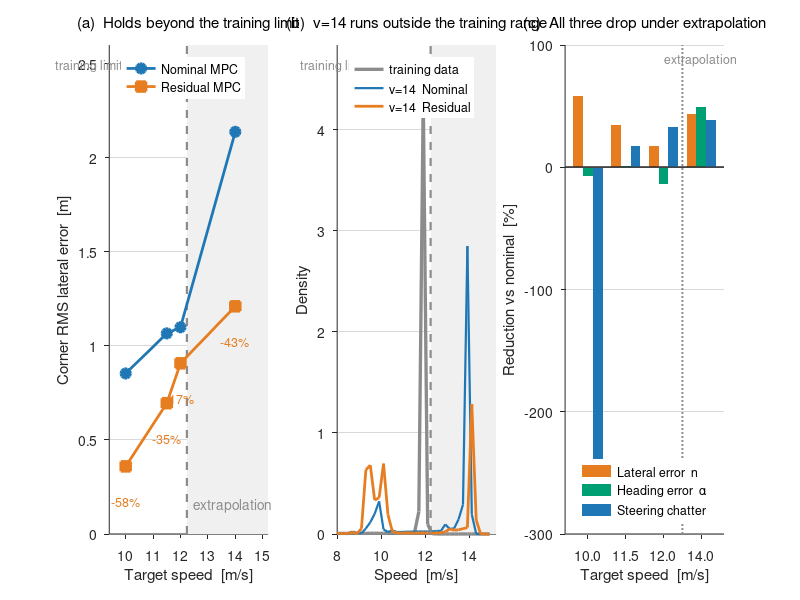

Write the MATLAB code that produced this figure.
% 외삽 일반화 - 학습 속도 상한 밖에서도 잔차 보정이 작동하는가
%
% 기존 일반화 주장(적재, 미학습 트랙)은 전부 학습 분포 '안쪽'이었다.
% 학습 데이터의 속도 최대값은 12.234 m/s 이고, v=14 주행은 14.38 m/s 까지
% 올라가 상한을 17.5% 초과한다. 그 조건에서도 잔차가 이긴다.
%   급코너 RMS  nominal 2.138 -> residual 1.211  (43.4% 감소)
%   조향 채터   0.0620 -> 0.0382 (38% 감소), 양쪽 완주
%
% 데이터: fig_extrapolation.mat  (results/extrapolation_summary.py 가 생성)
% 실행:   results/matlab/ 폴더 안에서 `plot_extrapolation`
% 요구:   base MATLAB 만 (툴박스 불필요). R2013a 이상.

clear; close all
load('fig_extrapolation.mat')

NOM  = [0.12 0.47 0.71];
RES  = [0.90 0.49 0.13];
GREY = [0.55 0.55 0.55];
SHAD = [0.94 0.94 0.94];

vt   = speed.v_target(:);
vmax = train_v_max;

figure('Color','w','Position',[80 80 1280 380])

%% (a) 속도별 급코너 오차 - 학습 상한 밖에서도 유지되는가
subplot(1,3,1); hold on; box off
set(gca,'FontSize',10,'TickDir','out','YGrid','on', ...
        'GridColor',[.85 .85 .85],'GridAlpha',1,'Layer','bottom')
YL = [0 2.6];
patch([vmax 15.2 15.2 vmax], [YL(1) YL(1) YL(2) YL(2)], SHAD, 'EdgeColor','none');
plot([vmax vmax], YL, '--', 'Color', GREY, 'LineWidth', 1.6);
text(vmax-0.15, YL(2)*0.96, sprintf('training limit  %.2f m/s', vmax), ...
     'Color', GREY, 'FontSize', 9, 'HorizontalAlignment','right');
text(13.9, YL(2)*0.06, 'extrapolation', 'Color', GREY, 'FontSize', 10, ...
     'HorizontalAlignment','center');
h1 = plot(vt, speed.nom(:), '-o', 'Color', NOM, 'LineWidth', 2, ...
          'MarkerSize', 7, 'MarkerFaceColor', NOM);
h2 = plot(vt, speed.res(:), '-s', 'Color', RES, 'LineWidth', 2, ...
          'MarkerSize', 7, 'MarkerFaceColor', RES);
for k = 1:numel(vt)
    text(vt(k), speed.res(k)-0.19, sprintf('-%.0f%%', speed.improve(k)), ...
         'Color', RES, 'FontSize', 9, 'HorizontalAlignment','center');
end
legend([h1 h2], {'Nominal MPC','Residual MPC'}, 'Location','northwest', ...
       'Box','off', 'FontSize', 9);
xlim([9.4 15.2]); ylim(YL)
xlabel('Target speed  [m/s]'); ylabel('Corner RMS lateral error  [m]')
title('(a)  Holds beyond the training limit','FontSize',11,'FontWeight','normal')

%% (b) 속도 분포 - v=14 가 실제로 학습 범위를 벗어났음을 보인다
subplot(1,3,2); hold on; box off
set(gca,'FontSize',10,'TickDir','out','YGrid','on', ...
        'GridColor',[.85 .85 .85],'GridAlpha',1,'Layer','bottom')
c  = vdist.centers(:);
Y2 = [0 max(vdist.train)*1.12];
patch([vmax 15.2 15.2 vmax], [Y2(1) Y2(1) Y2(2) Y2(2)], SHAD, 'EdgeColor','none');
g1 = plot(c, vdist.train(:),   '-', 'Color', GREY, 'LineWidth', 2.4);
g2 = plot(c, vdist.v14_nom(:), '-', 'Color', NOM,  'LineWidth', 1.6);
g3 = plot(c, vdist.v14_res(:), '-', 'Color', RES,  'LineWidth', 2.0);
plot([vmax vmax], Y2, '--', 'Color', GREY, 'LineWidth', 1.6);
text(vmax-0.15, Y2(2)*0.96, sprintf('training limit  %.2f m/s', vmax), ...
     'Color', GREY, 'FontSize', 9, 'HorizontalAlignment','right');
legend([g1 g2 g3], {'training data','v=14  Nominal','v=14  Residual'}, ...
       'Location','northwest', 'Box','off', 'FontSize', 9);
xlim([8 15.2]); ylim(Y2)
xlabel('Speed  [m/s]'); ylabel('Density')
title('(b)  v=14 runs outside the training range','FontSize',11,'FontWeight','normal')

%% (c) 세 지표가 함께 줄었는가 - 횡오차 / 헤딩오차 / 조향 채터
%     n 만 보고하면 "유리한 지표만 골랐다"는 반박을 받는다. alpha 는 v=10 에서
%     오히려 나빠지는데(횡오차를 줄이려 차체를 더 돌리는 trade-off), 외삽
%     조건인 v=14 에서는 세 지표가 모두 개선된다.
subplot(1,3,3); hold on; box off
set(gca,'FontSize',10,'TickDir','out','YGrid','on', ...
        'GridColor',[.85 .85 .85],'GridAlpha',1,'Layer','bottom')
% 3번째 색 = Okabe-Ito bluish green. 파랑/주황과 함께 적록색약에서도 구분된다
% (기존 초록/빨강 조합이 D형에서 안 구분돼 저장소 전체가 파랑/주황으로 바뀐 이력).
HEAD = [0.00 0.62 0.45];
red_n = speed.improve(:);
red_a = speed.a_improve(:);
red_c = 100*(1 - speed.chat_res(:)./speed.chat_nom(:));
w = 0.26; x = (1:numel(vt))';
b1 = bar(x-w,   red_n, w, 'FaceColor', RES,  'EdgeColor','none');
b2 = bar(x,     red_a, w, 'FaceColor', HEAD, 'EdgeColor','none');
b3 = bar(x+w,   red_c, w, 'FaceColor', NOM,  'EdgeColor','none');
plot([0.4 numel(vt)+0.6], [0 0], '-', 'Color', [0.3 0.3 0.3], 'LineWidth', 0.9);
% 마지막(외삽) 조건 강조
plot([numel(vt)-0.5 numel(vt)-0.5], [-300 100], ':', 'Color', GREY, 'LineWidth', 1.4);
text(numel(vt), 88, 'extrapolation', 'HorizontalAlignment','center', ...
     'FontSize',9,'Color',GREY);
legend([b1 b2 b3], {'Lateral error  n','Heading error  \alpha','Steering chatter'}, ...
       'Location','southwest', 'Box','off', 'FontSize', 9);
set(gca,'XTick',1:numel(vt),'XTickLabel', ...
        arrayfun(@(v) sprintf('%.1f',v), vt, 'UniformOutput', false))
% v=10 채터는 -265% (잔차가 채터를 4배 늘린다). 잘리지 않게 축을 -300 까지 둔다.
xlim([0.4 numel(vt)+0.6]); ylim([-300 100])
xlabel('Target speed  [m/s]'); ylabel('Reduction vs nominal  [%]')
title('(c)  All three drop under extrapolation','FontSize',11,'FontWeight','normal')
